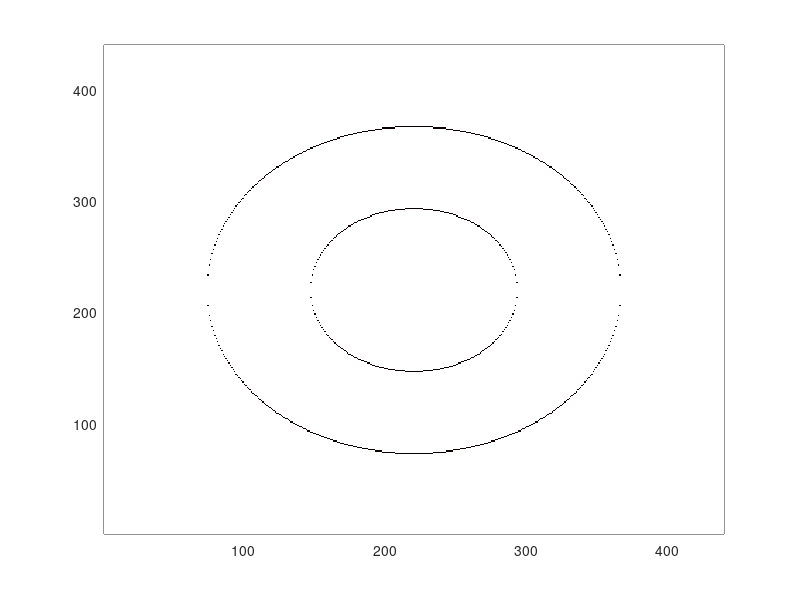

MATLAB code for this plot: (Note: this script raises an error after producing the figure.)
function outpic=Blobster
%This function builds a blobby picture  within the perimeter of a 'model' bacterium
%We assume a certain 'diffusion distance' diameter 2D within which we pick a random
%point. 

    close all  
    actions.plotintermediates=1;
    actions.saveresults=1;
    
    initval.difstep=8;          %diffusion step
    initval.c0=40;              %columns picture
    initval.r0=40;              %rows,in pixels
    initval.blowup=11;          %To suppress sampling bias
    initval.spotno=500;          %number of spots
    initval.psf=2;            %point spread function
    initval.focus=10;          %average fotons per spot
    initval.countsperfoton=380;
    initval.psf_fine=initval.psf*initval.blowup;
    initval.repeats=90;
    initval.chromosomeshape='Toroidal';
    
  [modelbac_fine,edge_pic_fine]=Build_modelbacpic(initval,actions); 
  if actions.saveresults      
        mpth='D:\jkerssemakers\My Documents\BN CD Recent\BN_CD15 FabaiXuanCells\MatlabCode\BlobFinder\';
        nwpth=strcat(mpth, 'BlobSimulationsWith',num2str(initval.spotno,'%02.0f'),'spotsDate',num2str(round(1000*datenum(now))),'\');
        mkdir(nwpth); 
  end
  

      [trace_x,trace_y]=Build_Constrained_Random_Walk (modelbac_fine,initval,actions);
      blobs_im=zeros(initval.r0*initval.blowup,initval.c0*initval.blowup);
      for ii=1: initval.spotno   
          x=trace_x(ii);
          y=trace_y(ii);
          singlespotim=SingleSpot(modelbac_fine, x, y, initval);
          blobs_im=blobs_im+singlespotim;
          camera_pic_single=Downsample_toCameraPixels(singlespotim,initval);
          camera_pic_blobs=Downsample_toCameraPixels(blobs_im,initval);
      end
if actions.plotintermediates
      subplot(2,2,1);   pcolor(singlespotim); shading flat; colormap hot; hold on;  
      subplot(2,2,2);   pcolor(camera_pic_single); shading flat; colormap hot; hold on;
      edge_pic=edge_pic_fine/max(-edge_pic_fine(:))*0.7*max(blobs_im(:));
      subplot(2,2,3);   pcolor(blobs_im+edge_pic); shading flat; colormap hot; hold on;  
      title(strcat('image plane',num2str(initval.spotno), 'molecules'));
      subplot(2,2,4);   pcolor(camera_pic_blobs); shading flat; colormap hot; hold on;
      title(strcat('camera',num2str(initval.spotno), 'molecules'));
end 
  
  
    function [modelpic,edge_pic]=Build_modelbacpic(initval,actions);
        c=initval.c0*initval.blowup;
        r=initval.r0*initval.blowup;
        bl=c/3*2;
        bw=bl/5;
        [x,y]=meshgrid(1:c,1:r);
        modelpic=zeros*x;
        
        switch initval.chromosomeshape
         case 'Regular' 
            %1) Build the bacterium geometry: a background shape with two circles and a bar
            x1=c/2+bl/2-bw/2; y1=r/2;       %left circle
            r0=((x-x1).^2+(y-y1).^2).^0.5; %'radial picture'
            sel=find(r0<bw/2);
            modelpic(sel)=1;

            x1=c/2-bl/2+bw/2; y1=r/2;       %right circle
            r0=((x-x1).^2+(y-y1).^2).^0.5; %'radial picture'
            sel=find(r0<bw/2);
            modelpic(sel)=1;

            lox=(c/2-bl/2+bw/2);           %bar
            hix=(c/2+bl/2-bw/2);
            loy=(r/2-bw/2);
            hiy=(r/2+bw/2);
            sel=find(x>lox & x<hix & y>loy & y<hiy);
            modelpic(sel)=1;
        case 'Circular'
             x1=c/2; y1=r/2;       %mid circle
             r0=((x-x1).^2+(y-y1).^2).^0.5; %'radial picture'
             sel=find(r0<bl/2);
             modelpic(sel)=1;
        case 'Toroidal'
             x1=c/2; y1=r/2;       %mid circle
             r0=((x-x1).^2+(y-y1).^2).^0.5; %'radial picture'
             sel=find(r0<bl/2&r0>bl/4);
             modelpic(sel)=1;
        end
        
        
        
        
         edge_pic=[-abs(modelpic(2:end,:)-modelpic(1:end-1,:));
                   modelpic(end,:)];
         if actions.plotintermediates  
             pcolor(edge_pic); shading flat; colormap hot; hold on;  
         end

 function [trace_x,trace_y]=Build_Constrained_Random_Walk (modelpic,initval,actions)
 %Find first point at random 
 %-------------------------------------------------------------------------
    wherebac=find(modelpic==1); lw=length(wherebac);
    [rr,cc]=size(modelpic);
    [x,y]=meshgrid(1:cc,1:rr);
    randix=floor(rand(1)*(lw-1))+1; 
    x_wherebac=x(wherebac); 
    y_wherebac=y(wherebac);
    x0=x_wherebac(randix);
    y0=y_wherebac(randix);    
    if actions.plotintermediates, plot(x0+0.5,y0+0.5,'k*', 'Markersize',10);,end    
    d0=initval.difstep*initval.blowup;
    N0=initval.spotno; 
    trace_x=zeros(N0,1)+x0;
    trace_y=zeros(N0,1)+y0;
    inbac=1;
    for i=1:N0-1
        %Cycle
        inbac=0;
        while inbac==0;
            dx=d0*randn(1);
            dy=d0*randn(1);
            x_new=trace_x(i)+dx;
            y_new=trace_y(i)+dy;
            [x_new,y_new]=Crop_Trace(modelpic,x_new,y_new);
            signal=modelpic(round(y_new),round(x_new));
            if signal==1,
                inbac=1;
                trace_x(i+1)=x_new;
                trace_y(i+1)=y_new;       
                 if actions.plotintermediates, plot(trace_x(1:i), trace_y(1:i),'ro-', 'MarkerFaceColor','k', 'MarkerSize',2);, end
                pause(0.001);
            else
                inbac=0;
            end
        end
    end
     
 %-------------------------------------------------------------------------

 function [x,y]=Crop_Trace(pic,x,y)
       [rr,cc]=size(pic);
       x=max([1 x]); x=min([cc x]);
       y=max([1 y]); y=min([rr y]);
       
       
 function spotim=SingleSpot(FL, x, y, initval);
% This script adds a spot to a fake bacterium, assumed to be finely sampled
% Jacob Kers 2012
[r,c]=size(FL);
psf=initval.psf_fine;
squ=5*initval.psf_fine;

%2) Build a single-pixel emitter-------------------------------------
Spike_pic=zeros*FL;
x0=round(x);
y0=round(y);
Spike_pic(y0,x0)=poissrnd(initval.focus);


%blur this picture with a typical kernel----------------------
[xk,yk]=meshgrid(1:squ,1:squ);
radius=((xk-squ/2).^2+(yk-squ/2).^2).^0.5; %'radial picture'
blurkernel=1/(2*pi*(psf.^2))*exp(-radius.^2/(2*psf.^2));
spotim=imfilter(Spike_pic,blurkernel);



 function camera_pic=Downsample_toCameraPixels(FLfine,initval)
%Throw a fine-sampled picture on a camera pixel grid
    [rf,cf]=size(FLfine);
    r0=initval.r0;
    c0=initval.c0;
    camera_pic=zeros(r0,c0);
    for i=1:initval.r0;
        for j=1:initval.c0
            loc=1+initval.blowup*(j-1);
            hic=initval.blowup*(j);
            lor=1+initval.blowup*(i-1);
            hir=initval.blowup*(i);
            squ=FLfine(lor:hir,loc:hic);
            camera_pic(i,j)=sum(squ(:));
        end
    end
    camera_pic=camera_pic*initval.countsperfoton;

       
   
       
       
       
       
       
       
%